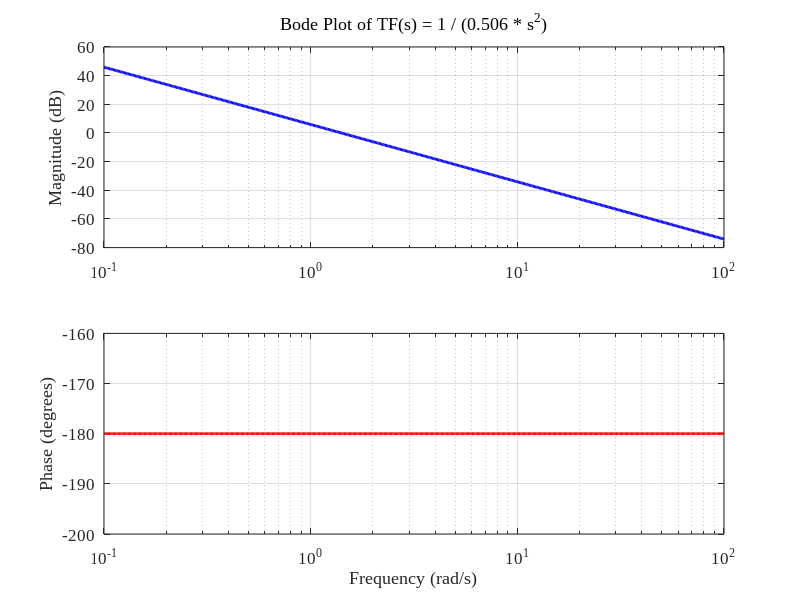
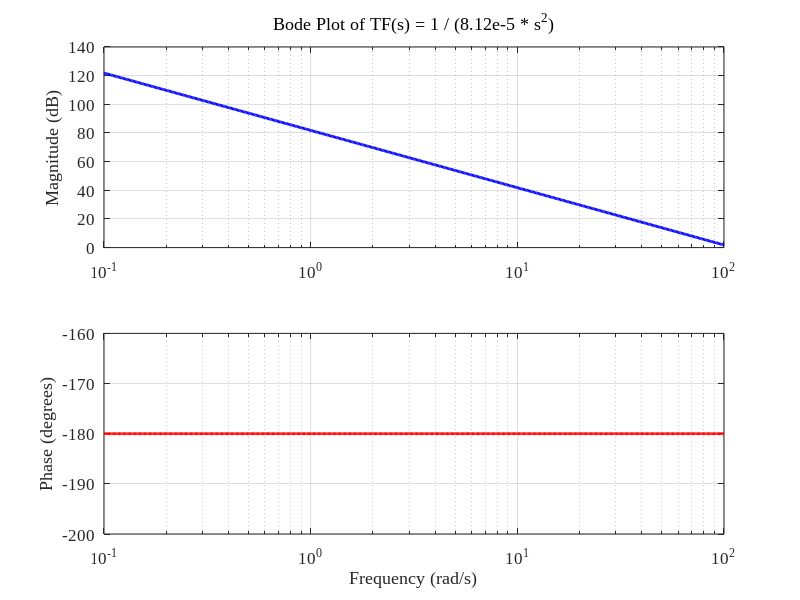
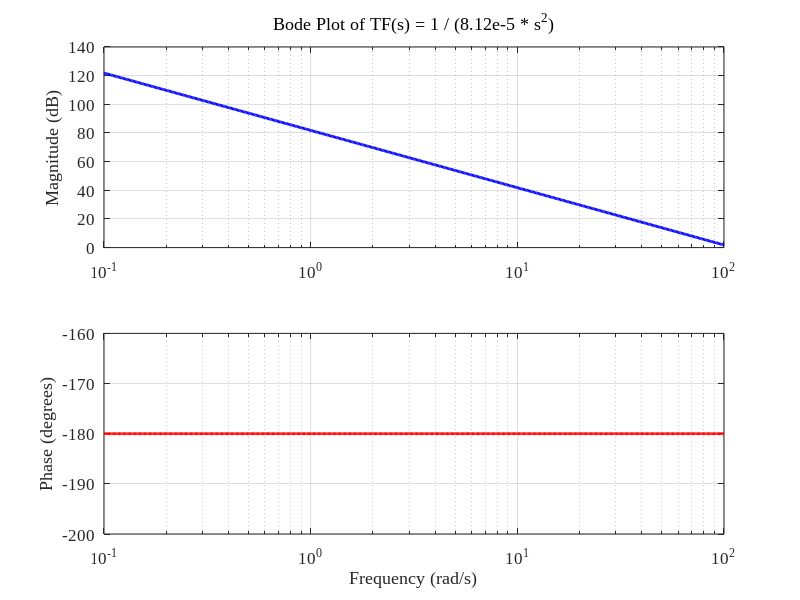

The MATLAB script that drew these images, in order:
close all;
clc
clear



m = 0.506;
Ixx = 8.12e-5;
Iyy = 8.12e-5;
Izz = 6.12e-5;

w = logspace(-1, 2, 500);   


mage = 20 * log10(1 ./ (m * w.^2));  % dB % magnitude of elevation
magr = 20 * log10(1 ./ (Ixx * w.^2));  % dB % magnitude of roll
magp = 20 * log10(1 ./ (Iyy * w.^2));  % dB % magnitude of pitch
magy = 20 * log10(1 ./ (Izz * w.^2));  % dB % magnitude of yaw

% phases for each frequencies
phase = -180 * ones(size(w));

% Elevation
figure;

% Magnitude plot 
subplot(2, 1, 1);
semilogx(w, mage, 'b', 'LineWidth', 2);
grid on;
ylabel('Magnitude (dB)', 'FontName', 'Times New Roman','FontSize', 12, 'FontWeight', 'normal');
title('Bode Plot of TF(s) = 1 / (0.506 * s^2)', 'FontName', 'Times New Roman','FontSize', 12, 'FontWeight', 'normal');
set(gca, 'FontName', 'Times New Roman','FontSize', 12, 'FontWeight', 'normal');  

% Phase plot )
subplot(2, 1, 2);
semilogx(w, phase, 'r', 'LineWidth', 2);
grid on;
xlabel('Frequency (rad/s)', 'FontName', 'Times New Roman','FontSize', 12, 'FontWeight', 'normal');
ylabel('Phase (degrees)', 'FontName', 'Times New Roman','FontSize', 12, 'FontWeight', 'normal');
set(gca, 'FontName', 'Times New Roman','FontSize', 12, 'FontWeight', 'normal');  


% Roll
figure;

% Magnitude plot 
subplot(2, 1, 1);
semilogx(w, magr, 'b', 'LineWidth', 2);
grid on;
ylabel('Magnitude (dB)', 'FontName', 'Times New Roman','FontSize', 12, 'FontWeight', 'normal');
title('Bode Plot of TF(s) = 1 / (8.12e-5 * s^2)', 'FontName', 'Times New Roman','FontSize', 12, 'FontWeight', 'normal');
set(gca, 'FontName', 'Times New Roman','FontSize', 12, 'FontWeight', 'normal');  

% Phase plot )
subplot(2, 1, 2);
semilogx(w, phase, 'r', 'LineWidth', 2);
grid on;
xlabel('Frequency (rad/s)', 'FontName', 'Times New Roman','FontSize', 12, 'FontWeight', 'normal');
ylabel('Phase (degrees)', 'FontName', 'Times New Roman','FontSize', 12, 'FontWeight', 'normal');
set(gca, 'FontName', 'Times New Roman','FontSize', 12, 'FontWeight', 'normal');  

% Pitch
figure;
% Magnitude plot
subplot(2, 1, 1);
semilogx(w, magp, 'b', 'LineWidth', 2);
grid on;
ylabel('Magnitude (dB)', 'FontName', 'Times New Roman','FontSize', 12, 'FontWeight', 'normal');
title('Bode Plot of TF(s) = 1 / (8.12e-5 * s^2)', 'FontName', 'Times New Roman','FontSize', 12, 'FontWeight', 'normal');
set(gca, 'FontName', 'Times New Roman','FontSize', 12, 'FontWeight', 'normal');
% Phase plot )
subplot(2, 1, 2);
semilogx(w, phase, 'r', 'LineWidth', 2);
grid on;
xlabel('Frequency (rad/s)', 'FontName', 'Times New Roman','FontSize', 12, 'FontWeight', 'normal');
ylabel('Phase (degrees)', 'FontName', 'Times New Roman','FontSize', 12, 'FontWeight', 'normal');
set(gca, 'FontName', 'Times New Roman','FontSize', 12, 'FontWeight', 'normal');

